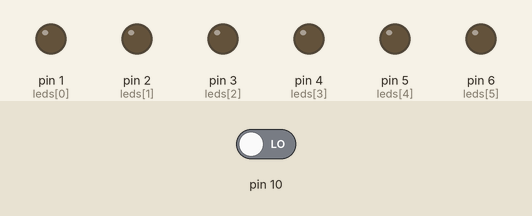
Recording of a sketch running on a simulated Arduino Uno, built with avr-gcc and run on an emulated ATmega328P. Parts: output pins drawn as LEDs (lit = HIGH). Dashed ring = blinking. The test bench sets the inputs (shaded band); at power-on: pin 10 LOW.

Above: at 1.2 s.
1.3 s: pin 10 driven HIGH
At 1.62 s:
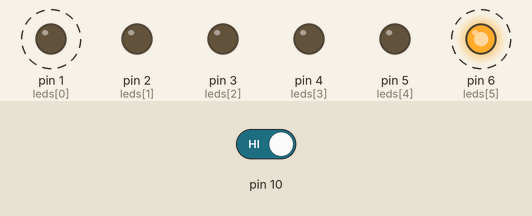
4.3 s: pin 10 driven LOW
At 5.1 s:
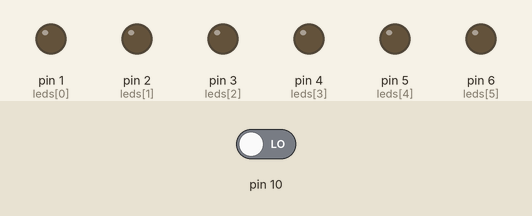
5.8 s: pin 10 driven HIGH
At 9.48 s:
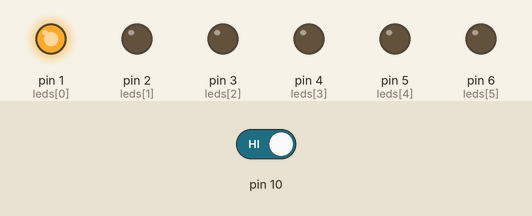
Timing chart, 0 to 14.8 s (numbered marks = the images above; inputs shaded):
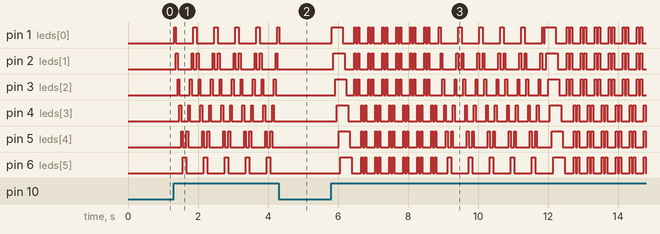

Measured:
- after the input at 1.3 s, pin 1 (leds[0]): alternates HIGH for 0.10 s and LOW for 0.50 s, starting at once; pin 2 (leds[1]): LOW → HIGH after 0.07 s, then repeats every 0.60 s: LOW 0.40 s, HIGH 0.05 s, LOW 0.10 s, HIGH 0.05 s
- after the input at 4.3 s, pin 1 (leds[0]): goes on until 4.3 s, then stays LOW; pin 2 (leds[1]), pin 3 (leds[2]), pin 4 (leds[3]), pin 5 (leds[4]), pin 6 (leds[5]): stops changing and stays LOW

The sketch:

Coche_fantastico.ino
```cpp
int estado=0;
int leds[6] = {1,2,3,4,5,6};
int estadoLed=0;
int led=0;
int programa = 0;
int anterior=0;

void setup(){
  pinMode(10,INPUT);
  for(led=0;led<6;led++){
    pinMode(leds[led],OUTPUT);
  }
}

void loop(){
  estado=digitalRead(10);
   if(estado == HIGH){
     programa++;
     delay(20);
   }
   if(programa==1 && anterior == 0){
     programa1();
     anterior = 1;
   }else if(programa==2 && anterior == 1){
     programa2();
     anterior = 2;
   }else if(programa == 3 && anterior == 2){
     programa3();
     anterior=3;
   }else if(programa == 4 && anterior ==3){
     programa4();
     programa=0;
     anterior=0;
   }

}

void programa1(){
  for(int i=0; i<5;i++){
      for(led=0;led<=5;led++){
        digitalWrite(leds[led],HIGH);
        delay(50);
        digitalWrite(leds[led],LOW);
      }
      for(led=5;led>=0;led--){
        digitalWrite(leds[led],HIGH);
        delay(50);
        digitalWrite(leds[led],LOW);
      }
    }
}

void programa2(){
   for(int j = 0; j<6; j++){
      digitalWrite(leds[j],HIGH);
      delay(50);
   }
}

void programa3(){
  for(int j = 0; j<6; j++){
      digitalWrite(leds[j],LOW);
      delay(50);
    }
 }


void programa4(){
  for(int j =0; j<6;j++){
      for(int i=1; i<3;i++){
        digitalWrite(1,HIGH);
        digitalWrite(2,HIGH);
        digitalWrite(3,HIGH);
        delay(50);
        digitalWrite(1,LOW);
        digitalWrite(2,LOW);
        digitalWrite(3,LOW);
        delay(50);
      }
      for(int i=1; i<3;i++){
        digitalWrite(4,HIGH);
        digitalWrite(5,HIGH);
        digitalWrite(6,HIGH);
        delay(50);
        digitalWrite(4,LOW);
        digitalWrite(5,LOW);
        digitalWrite(6,LOW);
        delay(50);
      }
   }
}
```
